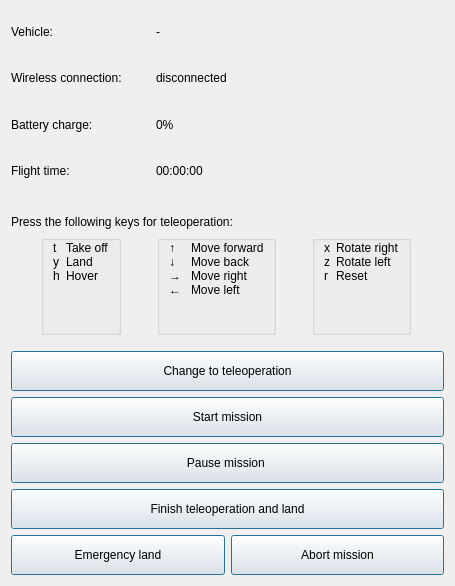
<?xml version="1.0" encoding="UTF-8"?>
<ui version="4.0">
 <class>BehaviorTreeControl</class>
 <widget class="QWidget" name="BehaviorTreeControl">
  <property name="geometry">
   <rect>
    <x>0</x>
    <y>0</y>
    <width>455</width>
    <height>586</height>
   </rect>
  </property>
  <property name="windowTitle">
   <string>Form</string>
  </property>
  <layout class="QGridLayout" name="gridLayout_2">
   <item row="0" column="0">
    <layout class="QGridLayout" name="gridLayout">
     <property name="bottomMargin">
      <number>10</number>
     </property>
     <item row="1" column="0">
      <layout class="QGridLayout" name="gridLayout_6">
       <property name="sizeConstraint">
        <enum>QLayout::SetMinimumSize</enum>
       </property>
       <property name="topMargin">
        <number>9</number>
       </property>
       <property name="bottomMargin">
        <number>9</number>
       </property>
      </layout>
     </item>
     <item row="0" column="0">
      <layout class="QGridLayout" name="gridLayout_3">
       <property name="sizeConstraint">
        <enum>QLayout::SetNoConstraint</enum>
       </property>
       <property name="rightMargin">
        <number>9</number>
       </property>
       <property name="bottomMargin">
        <number>0</number>
       </property>
       <item row="1" column="0">
        <widget class="QLabel" name="label_wifi">
         <property name="text">
          <string>Wireless connection:</string>
         </property>
        </widget>
       </item>
       <item row="2" column="0">
        <widget class="QLabel" name="label_batery">
         <property name="text">
          <string>Battery charge:</string>
         </property>
        </widget>
       </item>
       <item row="1" column="1">
        <widget class="QLabel" name="value_wifi">
         <property name="text">
          <string>disconnected</string>
         </property>
        </widget>
       </item>
       <item row="0" column="1">
        <widget class="QLabel" name="value_vehicle">
         <property name="text">
          <string>-</string>
         </property>
        </widget>
       </item>
       <item row="3" column="1">
        <widget class="QLabel" name="value_flight_time">
         <property name="sizePolicy">
          <sizepolicy hsizetype="Preferred" vsizetype="Preferred">
           <horstretch>10</horstretch>
           <verstretch>0</verstretch>
          </sizepolicy>
         </property>
         <property name="text">
          <string>00:00:00</string>
         </property>
        </widget>
       </item>
       <item row="2" column="1">
        <widget class="QLabel" name="value_battery">
         <property name="text">
          <string>0%</string>
         </property>
        </widget>
       </item>
       <item row="3" column="0">
        <widget class="QLabel" name="label_flight_time">
         <property name="sizePolicy">
          <sizepolicy hsizetype="Preferred" vsizetype="Preferred">
           <horstretch>5</horstretch>
           <verstretch>0</verstretch>
          </sizepolicy>
         </property>
         <property name="text">
          <string>Flight time:</string>
         </property>
        </widget>
       </item>
       <item row="0" column="0">
        <widget class="QLabel" name="label_vehicle">
         <property name="text">
          <string>Vehicle:</string>
         </property>
        </widget>
       </item>
      </layout>
     </item>
     <item row="5" column="0">
      <layout class="QGridLayout" name="gridLayout_7">
       <property name="sizeConstraint">
        <enum>QLayout::SetMaximumSize</enum>
       </property>
       <property name="topMargin">
        <number>0</number>
       </property>
       <property name="verticalSpacing">
        <number>0</number>
       </property>
       <item row="1" column="2">
        <widget class="QGroupBox" name="groupBox_5">
         <property name="sizePolicy">
          <sizepolicy hsizetype="Maximum" vsizetype="Maximum">
           <horstretch>0</horstretch>
           <verstretch>0</verstretch>
          </sizepolicy>
         </property>
         <property name="minimumSize">
          <size>
           <width>0</width>
           <height>0</height>
          </size>
         </property>
         <property name="maximumSize">
          <size>
           <width>16777215</width>
           <height>100</height>
          </size>
         </property>
         <property name="font">
          <font>
           <weight>50</weight>
           <italic>false</italic>
           <bold>false</bold>
           <underline>false</underline>
           <strikeout>false</strikeout>
           <kerning>true</kerning>
          </font>
         </property>
         <property name="contextMenuPolicy">
          <enum>Qt::DefaultContextMenu</enum>
         </property>
         <property name="whatsThis">
          <string/>
         </property>
         <property name="accessibleDescription">
          <string/>
         </property>
         <property name="title">
          <string notr="true"/>
         </property>
         <property name="alignment">
          <set>Qt::AlignLeading|Qt::AlignLeft|Qt::AlignTop</set>
         </property>
         <layout class="QFormLayout" name="formLayout_2">
          <property name="sizeConstraint">
           <enum>QLayout::SetDefaultConstraint</enum>
          </property>
          <property name="fieldGrowthPolicy">
           <enum>QFormLayout::AllNonFixedFieldsGrow</enum>
          </property>
          <property name="labelAlignment">
           <set>Qt::AlignLeading|Qt::AlignLeft|Qt::AlignTop</set>
          </property>
          <property name="formAlignment">
           <set>Qt::AlignLeading|Qt::AlignLeft|Qt::AlignTop</set>
          </property>
          <property name="verticalSpacing">
           <number>0</number>
          </property>
          <property name="topMargin">
           <number>0</number>
          </property>
          <property name="bottomMargin">
           <number>0</number>
          </property>
          <item row="0" column="0">
           <widget class="QLabel" name="label_13">
            <property name="text">
             <string>x</string>
            </property>
            <property name="alignment">
             <set>Qt::AlignLeading|Qt::AlignLeft|Qt::AlignTop</set>
            </property>
           </widget>
          </item>
          <item row="0" column="1">
           <widget class="QLabel" name="label_14">
            <property name="text">
             <string>Rotate right</string>
            </property>
            <property name="alignment">
             <set>Qt::AlignLeading|Qt::AlignLeft|Qt::AlignTop</set>
            </property>
           </widget>
          </item>
          <item row="1" column="0">
           <widget class="QLabel" name="label_15">
            <property name="text">
             <string>z</string>
            </property>
            <property name="alignment">
             <set>Qt::AlignLeading|Qt::AlignLeft|Qt::AlignTop</set>
            </property>
           </widget>
          </item>
          <item row="1" column="1">
           <widget class="QLabel" name="label_16">
            <property name="text">
             <string>Rotate left</string>
            </property>
            <property name="alignment">
             <set>Qt::AlignLeading|Qt::AlignLeft|Qt::AlignTop</set>
            </property>
           </widget>
          </item>
          <item row="2" column="0">
           <widget class="QLabel" name="label_21">
            <property name="text">
             <string>r</string>
            </property>
           </widget>
          </item>
          <item row="2" column="1">
           <widget class="QLabel" name="label_20">
            <property name="text">
             <string>Reset</string>
            </property>
           </widget>
          </item>
         </layout>
        </widget>
       </item>
       <item row="1" column="1">
        <widget class="QGroupBox" name="groupBox_4">
         <property name="sizePolicy">
          <sizepolicy hsizetype="Maximum" vsizetype="Preferred">
           <horstretch>0</horstretch>
           <verstretch>0</verstretch>
          </sizepolicy>
         </property>
         <property name="maximumSize">
          <size>
           <width>16777215</width>
           <height>100</height>
          </size>
         </property>
         <property name="title">
          <string/>
         </property>
         <property name="alignment">
          <set>Qt::AlignLeading|Qt::AlignLeft|Qt::AlignTop</set>
         </property>
         <layout class="QFormLayout" name="formLayout">
          <property name="fieldGrowthPolicy">
           <enum>QFormLayout::AllNonFixedFieldsGrow</enum>
          </property>
          <property name="verticalSpacing">
           <number>0</number>
          </property>
          <property name="topMargin">
           <number>0</number>
          </property>
          <property name="bottomMargin">
           <number>0</number>
          </property>
          <item row="0" column="0">
           <widget class="QLabel" name="label_5">
            <property name="text">
             <string>↑</string>
            </property>
           </widget>
          </item>
          <item row="0" column="1">
           <widget class="QLabel" name="label_9">
            <property name="text">
             <string>Move forward</string>
            </property>
           </widget>
          </item>
          <item row="1" column="0">
           <widget class="QLabel" name="label_6">
            <property name="text">
             <string>↓</string>
            </property>
           </widget>
          </item>
          <item row="1" column="1">
           <widget class="QLabel" name="label_10">
            <property name="text">
             <string>Move back</string>
            </property>
           </widget>
          </item>
          <item row="2" column="0">
           <widget class="QLabel" name="label_7">
            <property name="text">
             <string>→ </string>
            </property>
           </widget>
          </item>
          <item row="2" column="1">
           <widget class="QLabel" name="label_11">
            <property name="text">
             <string>Move right</string>
            </property>
           </widget>
          </item>
          <item row="3" column="0">
           <widget class="QLabel" name="label_8">
            <property name="text">
             <string>←</string>
            </property>
           </widget>
          </item>
          <item row="3" column="1">
           <widget class="QLabel" name="label_12">
            <property name="text">
             <string>Move left</string>
            </property>
           </widget>
          </item>
         </layout>
        </widget>
       </item>
       <item row="1" column="0">
        <widget class="QGroupBox" name="groupBox_3">
         <property name="sizePolicy">
          <sizepolicy hsizetype="Maximum" vsizetype="Maximum">
           <horstretch>0</horstretch>
           <verstretch>0</verstretch>
          </sizepolicy>
         </property>
         <property name="maximumSize">
          <size>
           <width>16777215</width>
           <height>100</height>
          </size>
         </property>
         <property name="font">
          <font>
           <family>Ubuntu</family>
           <kerning>true</kerning>
          </font>
         </property>
         <property name="mouseTracking">
          <bool>false</bool>
         </property>
         <property name="acceptDrops">
          <bool>false</bool>
         </property>
         <property name="layoutDirection">
          <enum>Qt::LeftToRight</enum>
         </property>
         <property name="title">
          <string notr="true"/>
         </property>
         <property name="alignment">
          <set>Qt::AlignLeading|Qt::AlignLeft|Qt::AlignTop</set>
         </property>
         <property name="flat">
          <bool>false</bool>
         </property>
         <property name="checkable">
          <bool>false</bool>
         </property>
         <layout class="QFormLayout" name="formLayout_3">
          <property name="fieldGrowthPolicy">
           <enum>QFormLayout::AllNonFixedFieldsGrow</enum>
          </property>
          <property name="verticalSpacing">
           <number>0</number>
          </property>
          <property name="topMargin">
           <number>0</number>
          </property>
          <property name="bottomMargin">
           <number>0</number>
          </property>
          <item row="0" column="0">
           <widget class="QLabel" name="label">
            <property name="text">
             <string>t</string>
            </property>
            <property name="alignment">
             <set>Qt::AlignLeading|Qt::AlignLeft|Qt::AlignTop</set>
            </property>
           </widget>
          </item>
          <item row="0" column="1">
           <widget class="QLabel" name="label_2">
            <property name="text">
             <string>Take off</string>
            </property>
            <property name="alignment">
             <set>Qt::AlignLeading|Qt::AlignLeft|Qt::AlignTop</set>
            </property>
           </widget>
          </item>
          <item row="1" column="0">
           <widget class="QLabel" name="label_3">
            <property name="text">
             <string>y</string>
            </property>
            <property name="alignment">
             <set>Qt::AlignLeading|Qt::AlignLeft|Qt::AlignTop</set>
            </property>
           </widget>
          </item>
          <item row="1" column="1">
           <widget class="QLabel" name="label_4">
            <property name="text">
             <string>Land</string>
            </property>
            <property name="alignment">
             <set>Qt::AlignLeading|Qt::AlignLeft|Qt::AlignTop</set>
            </property>
           </widget>
          </item>
          <item row="2" column="0">
           <widget class="QLabel" name="label_17">
            <property name="text">
             <string>h</string>
            </property>
           </widget>
          </item>
          <item row="2" column="1">
           <widget class="QLabel" name="label_18">
            <property name="text">
             <string>Hover</string>
            </property>
           </widget>
          </item>
         </layout>
        </widget>
       </item>
      </layout>
     </item>
     <item row="6" column="0">
      <layout class="QGridLayout" name="gridLayout_4">
       <property name="sizeConstraint">
        <enum>QLayout::SetMaximumSize</enum>
       </property>
       <property name="topMargin">
        <number>0</number>
       </property>
       <item row="7" column="0" colspan="2">
        <widget class="QPushButton" name="pause_mission">
         <property name="sizePolicy">
          <sizepolicy hsizetype="MinimumExpanding" vsizetype="Maximum">
           <horstretch>0</horstretch>
           <verstretch>0</verstretch>
          </sizepolicy>
         </property>
         <property name="minimumSize">
          <size>
           <width>0</width>
           <height>40</height>
          </size>
         </property>
         <property name="maximumSize">
          <size>
           <width>16777215</width>
           <height>20</height>
          </size>
         </property>
         <property name="text">
          <string>Pause mission </string>
         </property>
         <property name="default">
          <bool>true</bool>
         </property>
        </widget>
       </item>
       <item row="10" column="0">
        <widget class="QPushButton" name="emergency_land_tree_button">
         <property name="sizePolicy">
          <sizepolicy hsizetype="MinimumExpanding" vsizetype="Maximum">
           <horstretch>0</horstretch>
           <verstretch>0</verstretch>
          </sizepolicy>
         </property>
         <property name="minimumSize">
          <size>
           <width>0</width>
           <height>40</height>
          </size>
         </property>
         <property name="maximumSize">
          <size>
           <width>16777215</width>
           <height>20</height>
          </size>
         </property>
         <property name="text">
          <string>Emergency land</string>
         </property>
         <property name="icon">
          <iconset resource="../../resources/images.qrc">
           <normaloff>:/images/images/airplane-landing.png</normaloff>:/images/images/airplane-landing.png</iconset>
         </property>
         <property name="default">
          <bool>true</bool>
         </property>
        </widget>
       </item>
       <item row="6" column="0" colspan="2">
        <widget class="QPushButton" name="execute_tree_button">
         <property name="enabled">
          <bool>true</bool>
         </property>
         <property name="sizePolicy">
          <sizepolicy hsizetype="MinimumExpanding" vsizetype="Maximum">
           <horstretch>0</horstretch>
           <verstretch>0</verstretch>
          </sizepolicy>
         </property>
         <property name="minimumSize">
          <size>
           <width>0</width>
           <height>40</height>
          </size>
         </property>
         <property name="maximumSize">
          <size>
           <width>16777215</width>
           <height>20</height>
          </size>
         </property>
         <property name="text">
          <string>Start mission</string>
         </property>
         <property name="icon">
          <iconset resource="../../resources/images.qrc">
           <normaloff>:/images/images/start_mission.png</normaloff>:/images/images/start_mission.png</iconset>
         </property>
         <property name="iconSize">
          <size>
           <width>20</width>
           <height>20</height>
          </size>
         </property>
         <property name="default">
          <bool>true</bool>
         </property>
        </widget>
       </item>
       <item row="5" column="0" colspan="2">
        <widget class="QPushButton" name="teleoperation_button">
         <property name="sizePolicy">
          <sizepolicy hsizetype="MinimumExpanding" vsizetype="Maximum">
           <horstretch>0</horstretch>
           <verstretch>0</verstretch>
          </sizepolicy>
         </property>
         <property name="minimumSize">
          <size>
           <width>0</width>
           <height>40</height>
          </size>
         </property>
         <property name="maximumSize">
          <size>
           <width>16777215</width>
           <height>20</height>
          </size>
         </property>
         <property name="text">
          <string>Change to teleoperation</string>
         </property>
         <property name="icon">
          <iconset resource="../../resources/img.qrc">
           <normaloff>:/img/img/videogame2.png</normaloff>:/img/img/videogame2.png</iconset>
         </property>
         <property name="default">
          <bool>true</bool>
         </property>
        </widget>
       </item>
       <item row="10" column="1">
        <widget class="QPushButton" name="abort_tree_button">
         <property name="sizePolicy">
          <sizepolicy hsizetype="MinimumExpanding" vsizetype="Maximum">
           <horstretch>0</horstretch>
           <verstretch>0</verstretch>
          </sizepolicy>
         </property>
         <property name="minimumSize">
          <size>
           <width>0</width>
           <height>40</height>
          </size>
         </property>
         <property name="maximumSize">
          <size>
           <width>16777215</width>
           <height>20</height>
          </size>
         </property>
         <property name="text">
          <string>Abort mission</string>
         </property>
         <property name="icon">
          <iconset resource="../../resources/images.qrc">
           <normaloff>:/images/images/stop.png</normaloff>:/images/images/stop.png</iconset>
         </property>
         <property name="default">
          <bool>true</bool>
         </property>
        </widget>
       </item>
       <item row="8" column="0" colspan="2">
        <widget class="QPushButton" name="finish_teleoperation_button">
         <property name="sizePolicy">
          <sizepolicy hsizetype="MinimumExpanding" vsizetype="Maximum">
           <horstretch>0</horstretch>
           <verstretch>0</verstretch>
          </sizepolicy>
         </property>
         <property name="minimumSize">
          <size>
           <width>0</width>
           <height>40</height>
          </size>
         </property>
         <property name="maximumSize">
          <size>
           <width>16777215</width>
           <height>20</height>
          </size>
         </property>
         <property name="text">
          <string>Finish teleoperation and land</string>
         </property>
         <property name="icon">
          <iconset resource="../../resources/images.qrc">
           <normaloff>:/images/images/airplane-landing.png</normaloff>:/images/images/airplane-landing.png</iconset>
         </property>
         <property name="default">
          <bool>true</bool>
         </property>
        </widget>
       </item>
      </layout>
     </item>
     <item row="2" column="0">
      <widget class="QLabel" name="keys_teleop">
       <property name="sizePolicy">
        <sizepolicy hsizetype="MinimumExpanding" vsizetype="Maximum">
         <horstretch>0</horstretch>
         <verstretch>0</verstretch>
        </sizepolicy>
       </property>
       <property name="text">
        <string>Press the following keys for teleoperation:</string>
       </property>
      </widget>
     </item>
    </layout>
   </item>
  </layout>
 </widget>
 <resources>
  <include location="../../resources/images.qrc"/>
  <include location="../../resources/img.qrc"/>
 </resources>
 <connections/>
</ui>
